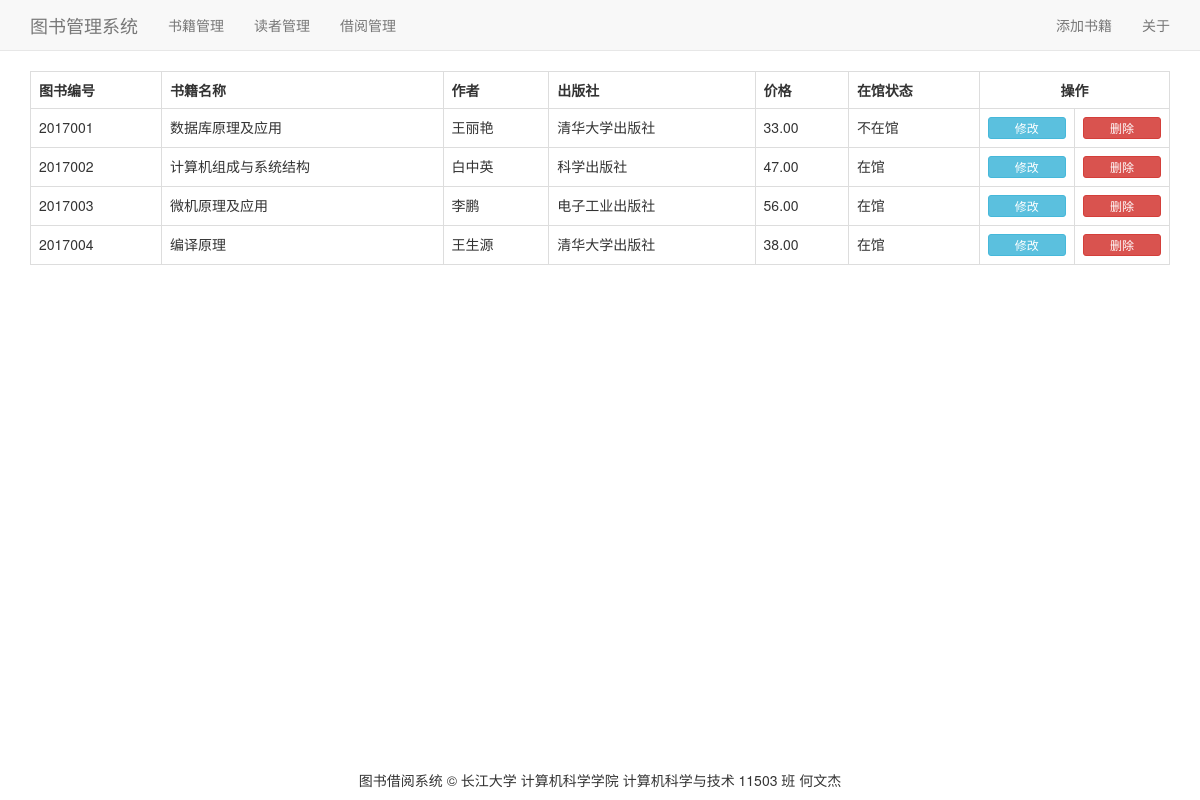
/bookManage.php, run on the app's committed database.
### tables this page shows
CREATE TABLE `book` (
  `bkID` int(9) NOT NULL COMMENT '图书编号',
  `bkName` varchar(50) DEFAULT NULL COMMENT '书籍名称',
  `bkAuthor` varchar(50) DEFAULT NULL COMMENT '作者',
  `bkPress` varchar(50) DEFAULT NULL COMMENT '出版社',
  `bkPrice` decimal(5,2) DEFAULT NULL COMMENT '价格',
  `bkStatus` int(11) DEFAULT '1' COMMENT '在馆状态'
);

### bookManage.php (the view, shortened to what this page needs)
<!DOCTYPE html>
<html lang="zh-cn">
<head>
    <link href="css/bootstrap.min.css" rel="stylesheet">
</head>
<body>
<nav class="navbar navbar-default navbar-static-top">
    <div class="container">
        <div class="navbar-header">
            <a class="navbar-brand" href="./index.php">图书管理系统</a>
        </div>
        <div class="collapse navbar-collapse">
            <ul class="nav navbar-nav">
                <li>
                    <a href="./bookManage.php">书籍管理</a>
                </li>
                <li>
                    <a href="./readerManage.php">读者管理</a>
                </li>
                <li>
                    <a href="./borrowManage.php">借阅管理</a>
                </li>
            </ul>
            <ul class="nav navbar-nav navbar-right">
                <li>
                    <a href="#" data-toggle="modal" data-target="#newBook">添加书籍</a>
                </li>
                <li>
                    <a href="#" data-toggle="modal" data-target="#About">关于</a>
                </li>
            </ul>
        </div>
    </div>
</nav>
<div class="container">
    <div class="table-responsive">
        <table class='table table-responsive table-bordered table-hover'>
            <tr>
                <th>图书编号</th>
                <th>书籍名称</th>
                <th>作者</th>
                <th>出版社</th>
                <th>价格</th>
                <th>在馆状态</th>
                <th colspan="2" class="text-center">操作</th>
            </tr>
            <?php
            require_once 'dbConn.php';
            if (isset($_GET['items'])) {
                $sql = "SELECT * FROM `book` WHERE `$_GET[items]` LIKE '%$_GET[wd]%'";
            } else {
                $sql = "SELECT * FROM `book`";
            }
            $result = mysqli_query($conn, $sql);
            $bkStatus = '';
            while ($row = mysqli_fetch_array($result)) {
                if ($row['bkStatus'] >= 1) {
                    $bkStatus = '在馆';
                } else {
                    $bkStatus = '不在馆';
                }
                echo "<tr>";
                echo "<td>" . $row['bkID'] . "</td>";
                echo "<td>" . $row['bkName'] . "</td>";
                echo "<td>" . $row['bkAuthor'] . "</td>";
                echo "<td>" . $row['bkPress'] . "</td>";
                echo "<td>" . $row['bkPrice'] . "</td>";
                echo "<td>" . $bkStatus . "</td>";
                echo "<td><button type='submit' class='btn btn-info btn-xs btn-block bkUpdataBtn' data-toggle='modal' data-target='#Updata' id='" . $row['bkID'] . "'>修改</button></td>";
                echo "<td><button type='submit' class='btn btn-danger btn-xs btn-block bkDeleteBtn' data-toggle='modal' data-target='#DeleteBK' id='" . $row['bkID'] . "'>删除</button></td>";
                echo "</tr>";
            }
            ?>
        </table>
    </div>
</div>
<footer class="footer navbar-fixed-bottom">
    <p class="text-center">图书借阅系统 © 长江大学 计算机科学学院 计算机科学与技术 11503 班 何文杰</p>
</footer>
</body>
</html>

### data on the page
book: bkID "2017001", bkName "数据库原理及应用", bkAuthor "王丽艳", bkPress "清华大学出版社", bkPrice "33.00", bkStatus "不在馆"
book: bkID "2017002", bkName "计算机组成与系统结构", bkAuthor "白中英", bkPress "科学出版社", bkPrice "47.00", bkStatus "在馆"
book: bkID "2017003", bkName "微机原理及应用", bkAuthor "李鹏", bkPress "电子工业出版社", bkPrice "56.00", bkStatus "在馆"
book: bkID "2017004", bkName "编译原理", bkAuthor "王生源", bkPress "清华大学出版社", bkPrice "38.00", bkStatus "在馆"
